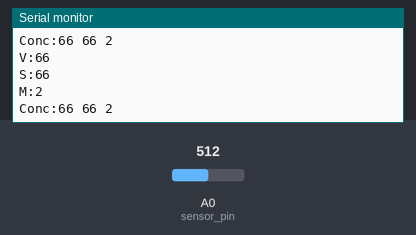
Bench run of a sketch on a simulated Arduino Uno, built with avr-gcc and run on an emulated ATmega328P. Parts: the last lines printed to the serial monitor. The inputs (shaded band) are chosen by the test bench; at power-on: A0 (sensor_pin) = 512.

Above: at 10.8 s.
10.9 s: A0 (sensor_pin) set to 716
At 20.7 s:
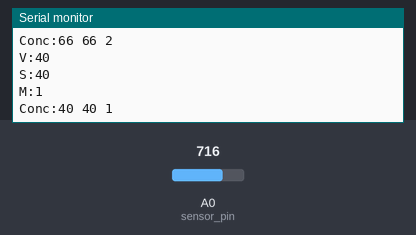
20.9 s: A0 (sensor_pin) set to 900
At 30.8 s:
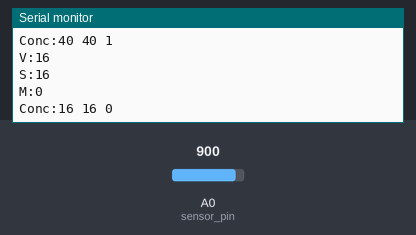
Timing chart, 0 to 32.3 s (numbered marks = the images above; inputs shaded):
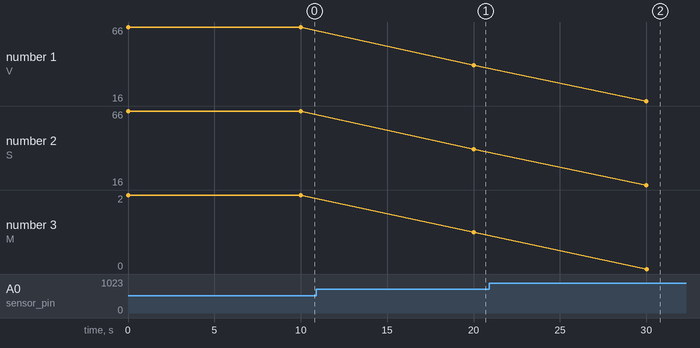

The sketch:

concatena.ino
```cpp
int sensor_pin = A0;

int output_value=0;
int output_soma=0;
int output_media=0;

String outc= "";

static uint8_t mydata[] = {0,0,0,0,0,0,0,0,0,0,0};

void setup() {
   Serial.begin(9600);

}

void loop() {

    output_soma=0;

    output_value= analogRead(sensor_pin);

    output_value = map(output_value,1024,256,0,100);

    output_soma= output_value+output_soma;

    output_media=output_soma/25;

    outc.concat(output_value);
    outc.concat(" ");
    outc.concat(output_soma);
    outc.concat(" ");
    outc.concat(output_media);

    Serial.print("V:");
    Serial.println(output_value);
    Serial.print("S:");
    Serial.println(output_soma);
    Serial.print("M:");
    Serial.println(output_media);
    Serial.print("Conc:");
    Serial.println(outc);

  outc.toCharArray((char *)mydata, sizeof(mydata));

    outc = "";

    delay(10000);

}
```

Measured:
- after the input at 10.9 s, the serial monitor: prints a new line after 9.1 s (image 1)
- after the input at 20.9 s, the serial monitor: prints a new line after 9.1 s (image 2)
- plotted number 1: 66 → 40 after the input at 10.9 s, 40 → 16 after the input at 20.9 s
- plotted number 2: 66 → 40 after the input at 10.9 s, 40 → 16 after the input at 20.9 s
- plotted number 3: 2 → 1 after the input at 10.9 s, 1 → 0 after the input at 20.9 s
